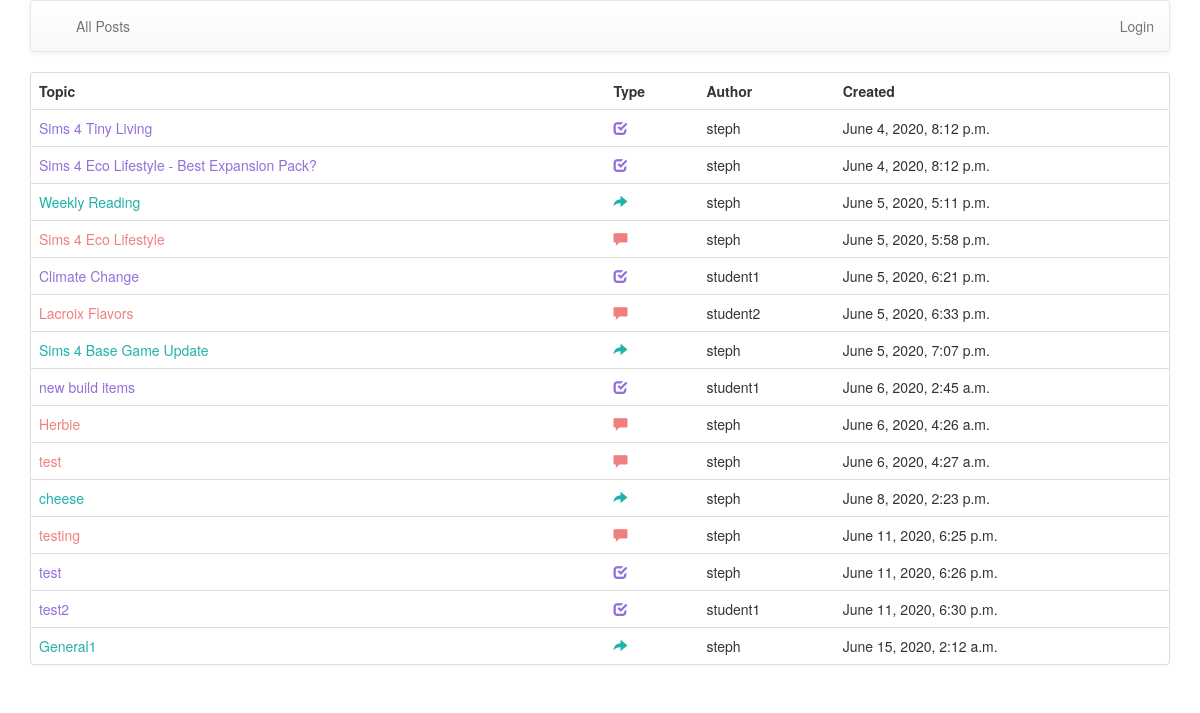
The app's page /threads/, older data.
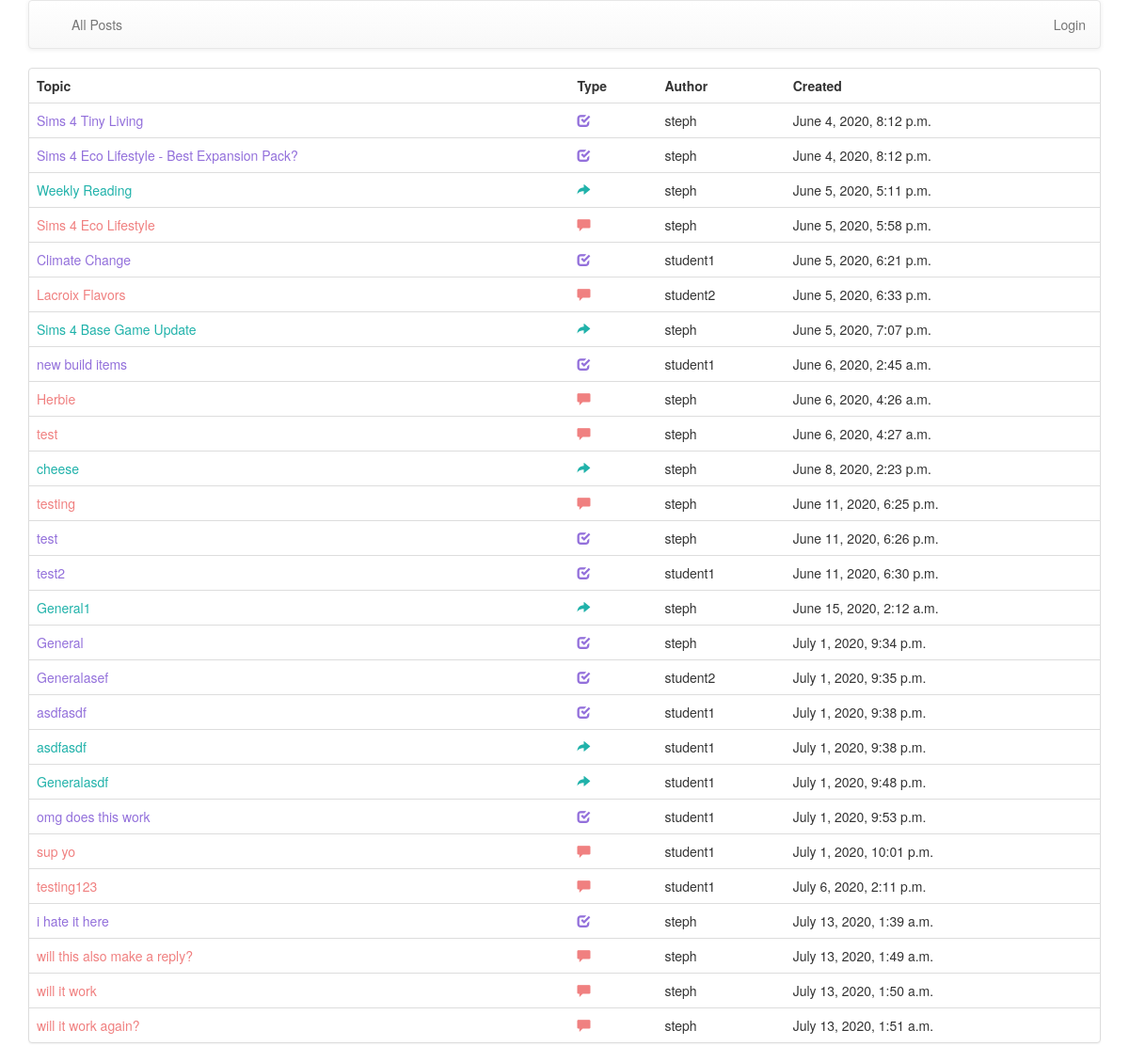
The same page, newer data.
### threads/models.py (models this page shows)
class Brainstorm(models.Model):
	topic = models.TextField(default='General')
	text = text = models.TextField()
	owner = models.ForeignKey(settings.AUTH_USER_MODEL, on_delete=models.CASCADE)
	created_at = models.DateTimeField(default=timezone.now)
	brainstormresponses = models.ManyToManyField(settings.AUTH_USER_MODEL, through='BrainstormResponse', related_name='thread_brainstormresponses')
	def __str__(self):
		return self.topic

class Reaction(models.Model):
	topic = models.TextField(default='General')
	text = text = models.TextField()
	owner = models.ForeignKey(settings.AUTH_USER_MODEL, on_delete=models.CASCADE)
	created_at = models.DateTimeField(default=timezone.now)
	responses = models.ManyToManyField(settings.AUTH_USER_MODEL, through='Response', related_name='thread_responses')
	def __str__(self):
		return self.topic

class Discussion(models.Model):
	topic = models.TextField(default='General')
	text = models.TextField(default='What do you think?')
	owner = models.ForeignKey(settings.AUTH_USER_MODEL, on_delete=models.CASCADE)
	created_at = models.DateTimeField(default=timezone.now)
	replies = models.ManyToManyField(settings.AUTH_USER_MODEL, through='DiscussionReply', related_name='thread_replies')
	viewed = models.ManyToManyField(settings.AUTH_USER_MODEL, through='ViewedDiscussion', related_name='thread_vieweddiscussions')
	def __str__(self):
		return self.topic

### threads/views.py (the view)
class PostsView(ListView):
	template_name = "threads/all_posts.html"
	def get(self, request) :
		all_posts = []
		models = {Reaction:('reaction', 'lightseagreen'),
				  Brainstorm:('brainstorm','mediumpurple'),
				  Discussion:('discussion','lightcoral')}
		for model in models:
			posts = model.objects.all()
			for p in posts:
				p.type = models[model][0]
				p.color = models[model][1]
			all_posts.extend(posts)
		all_posts = sorted(all_posts, key=operator.attrgetter('created_at'))
		print(all_posts)
		ctx = {'all_posts':all_posts}
		print_queries()
		return render(request, self.template_name, ctx)

### threads/views.py (called while the page is built)
def print_queries():
    retval = list()
    for i, query in enumerate(connection.queries):
        q = query['sql']
        if q.find('SELECT "django_session"."session_key"') == 0 : continue
        if q.find('SELECT "auth_user"."id", "auth_user"."password"') == 0 : continue
        print(q)

### threads/templates/threads/all_posts.html
{% extends "base_menu.html" %}
{% block content %}
<div class="panel panel-default">
<table class="table">
	<tr>
		<th>Topic</th>
		<th>Type</th>
		<th>Author</th>
		<th>Created</th>
	</tr>
{% if all_posts %}
	{% for p in all_posts %}
		{% if p.type == 'reaction' %}
		<tr>
			<td><a href="{% url 'threads:reaction_detail' p.id %}" style="color:{{ p.color }}">{{ p.topic }}</a></td>
			<td><span class='glyphicon glyphicon-share-alt' style='color:lightseagreen'></span></td>
			{% if user == p.owner %}
			<td> </td>
			{% else %}
			<td>{{ p.owner }}</td>
			{% endif %}
			<td>{{ p.created_at }}</td>
		</tr>
		{% elif p.type == 'brainstorm' %}
		<tr>
			<td><a href="{% url 'threads:brainstorm_detail' p.id %}" style="color:{{ p.color }}">{{ p.topic }}</a></td>
			<td><span class='glyphicon glyphicon-check' style='color:mediumpurple'></span></td>
			{% if user == p.owner %}
			<td> </td>
			{% else %}
			<td>{{ p.owner }}</td>
			{% endif %}
			<td>{{ p.created_at }}</td>
		</tr>
		{% else %}
		<tr>
			<td><a href="{% url 'threads:discussion_detail' p.id %}" style="color:{{ p.color }}">{{ p.topic }}</a></td>
			<td><span class='glyphicon glyphicon-comment' style='color:lightcoral'></span></td>
			{% if user == p.owner %}
			<td> </td>
			{% else %}
			<td>{{ p.owner }}</td>
			{% endif %}
			<td>{{ p.created_at }}</td>
		</tr>
		{% endif %}
	{% endfor %}
{% endif %}
</table>
</div>
{% endblock %}

Row changes from the older to the newer data that the page shows:
added Brainstorm: topic "General", owner "steph", created_at "July 1, 2020, 9:34 p.m."
added Brainstorm: topic "Generalasef", owner "student2", created_at "July 1, 2020, 9:35 p.m."
added Brainstorm: topic "asdfasdf", owner "student1", created_at "July 1, 2020, 9:38 p.m."
added Reaction: topic "asdfasdf", owner "student1", created_at "July 1, 2020, 9:38 p.m."
added Reaction: topic "Generalasdf", owner "student1", created_at "July 1, 2020, 9:48 p.m."
added Brainstorm: topic "omg does this work", owner "student1", created_at "July 1, 2020, 9:53 p.m."
added Discussion: topic "sup yo", owner "student1", created_at "July 1, 2020, 10:01 p.m."
added Discussion: topic "testing123", owner "student1", created_at "July 6, 2020, 2:11 p.m."
added Brainstorm: topic "i hate it here", owner "steph", created_at "July 13, 2020, 1:39 a.m."
added Discussion: topic "will this also make a reply?", owner "steph", created_at "July 13, 2020, 1:49 a.m."
added Discussion: topic "will it work", owner "steph", created_at "July 13, 2020, 1:50 a.m."
added Discussion: topic "will it work again?", owner "steph", created_at "July 13, 2020, 1:51 a.m."
